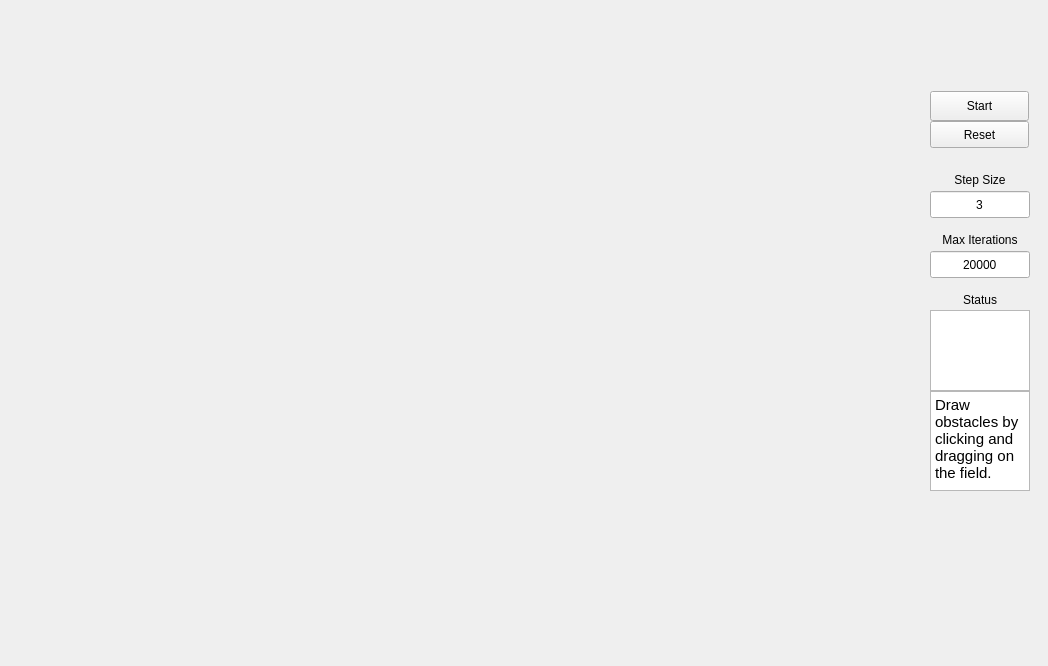
<?xml version="1.0" encoding="UTF-8"?>
<ui version="4.0">
 <class>MainWindow</class>
 <widget class="QMainWindow" name="MainWindow">
  <property name="geometry">
   <rect>
    <x>0</x>
    <y>0</y>
    <width>1048</width>
    <height>666</height>
   </rect>
  </property>
  <property name="windowTitle">
   <string>RRT Simulator</string>
  </property>
  <widget class="QWidget" name="centralWidget">
   <widget class="RenderArea" name="renderArea" native="true">
    <property name="geometry">
     <rect>
      <x>0</x>
      <y>0</y>
      <width>920</width>
      <height>920</height>
     </rect>
    </property>
   </widget>
   <widget class="QPushButton" name="startButton">
    <property name="geometry">
     <rect>
      <x>930</x>
      <y>91</y>
      <width>99</width>
      <height>30</height>
     </rect>
    </property>
    <property name="text">
     <string>Start</string>
    </property>
   </widget>
   <widget class="QPushButton" name="resetButton">
    <property name="geometry">
     <rect>
      <x>930</x>
      <y>121</y>
      <width>99</width>
      <height>27</height>
     </rect>
    </property>
    <property name="text">
     <string>Reset</string>
    </property>
   </widget>
   <widget class="QTextBrowser" name="textBrowser">
    <property name="geometry">
     <rect>
      <x>930</x>
      <y>391</y>
      <width>100</width>
      <height>100</height>
     </rect>
    </property>
    <property name="html">
     <string>&lt;!DOCTYPE HTML PUBLIC &quot;-//W3C//DTD HTML 4.0//EN&quot; &quot;http://www.w3.org/TR/REC-html40/strict.dtd&quot;&gt;
&lt;html&gt;&lt;head&gt;&lt;meta name=&quot;qrichtext&quot; content=&quot;1&quot; /&gt;&lt;style type=&quot;text/css&quot;&gt;
p, li { white-space: pre-wrap; }
&lt;/style&gt;&lt;/head&gt;&lt;body style=&quot; font-family:'Ubuntu'; font-size:11pt; font-weight:400; font-style:normal;&quot;&gt;
&lt;p style=&quot; margin-top:0px; margin-bottom:0px; margin-left:0px; margin-right:0px; -qt-block-indent:0; text-indent:0px;&quot;&gt;Draw obstacles by clicking and dragging on the field.&lt;/p&gt;&lt;/body&gt;&lt;/html&gt;</string>
    </property>
   </widget>
   <widget class="QLabel" name="stepSizeLabel">
    <property name="geometry">
     <rect>
      <x>930</x>
      <y>171</y>
      <width>100</width>
      <height>17</height>
     </rect>
    </property>
    <property name="text">
     <string>Step Size</string>
    </property>
    <property name="alignment">
     <set>Qt::AlignCenter</set>
    </property>
   </widget>
   <widget class="QLineEdit" name="stepSize">
    <property name="geometry">
     <rect>
      <x>930</x>
      <y>191</y>
      <width>100</width>
      <height>27</height>
     </rect>
    </property>
    <property name="text">
     <string>3</string>
    </property>
    <property name="alignment">
     <set>Qt::AlignCenter</set>
    </property>
   </widget>
   <widget class="QLabel" name="label">
    <property name="geometry">
     <rect>
      <x>930</x>
      <y>231</y>
      <width>100</width>
      <height>17</height>
     </rect>
    </property>
    <property name="text">
     <string>Max Iterations</string>
    </property>
    <property name="alignment">
     <set>Qt::AlignCenter</set>
    </property>
   </widget>
   <widget class="QLineEdit" name="maxIterations">
    <property name="geometry">
     <rect>
      <x>930</x>
      <y>251</y>
      <width>100</width>
      <height>27</height>
     </rect>
    </property>
    <property name="text">
     <string>20000</string>
    </property>
    <property name="alignment">
     <set>Qt::AlignCenter</set>
    </property>
   </widget>
   <widget class="QLabel" name="label_2">
    <property name="geometry">
     <rect>
      <x>930</x>
      <y>291</y>
      <width>100</width>
      <height>17</height>
     </rect>
    </property>
    <property name="text">
     <string>Status</string>
    </property>
    <property name="alignment">
     <set>Qt::AlignCenter</set>
    </property>
   </widget>
   <widget class="QTextBrowser" name="statusBox">
    <property name="geometry">
     <rect>
      <x>930</x>
      <y>310</y>
      <width>100</width>
      <height>81</height>
     </rect>
    </property>
   </widget>
  </widget>
 </widget>
 <layoutdefault spacing="6" margin="11"/>
 <customwidgets>
  <customwidget>
   <class>RenderArea</class>
   <extends>QWidget</extends>
   <header location="global">renderarea.h</header>
   <container>1</container>
  </customwidget>
 </customwidgets>
 <resources/>
 <connections/>
</ui>
